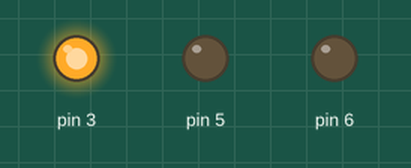
Recording of a sketch running on a simulated Arduino Uno, built with avr-gcc and run on an emulated ATmega328P. On the bench: output pins drawn as LEDs (lit = HIGH).

Above: at 0.1 s.
Timing chart, 0 to 1.6 s (numbered marks = the images above):
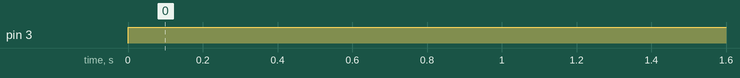

The sketch:

week07-5.ino
```cpp
void setup() {
  pinMode(3,OUTPUT);
  pinMode(6,OUTPUT);
  pinMode(5,OUTPUT);
  // put your setup code here, to run once:

}

void loop() {
  analogWrite(6,0);
  analogWrite(3,255);
  delay(500);
  analogWrite(3,0);
  analogWrite(3,255);
  delay(500);
  analogWrite(5,0);
  analogWrite(3,255);
  delay(500);
  // put your main code here, to run repeatedly:

}
```

Measured:
- by itself, pin 3: LOW → HIGH at 0.00 s
